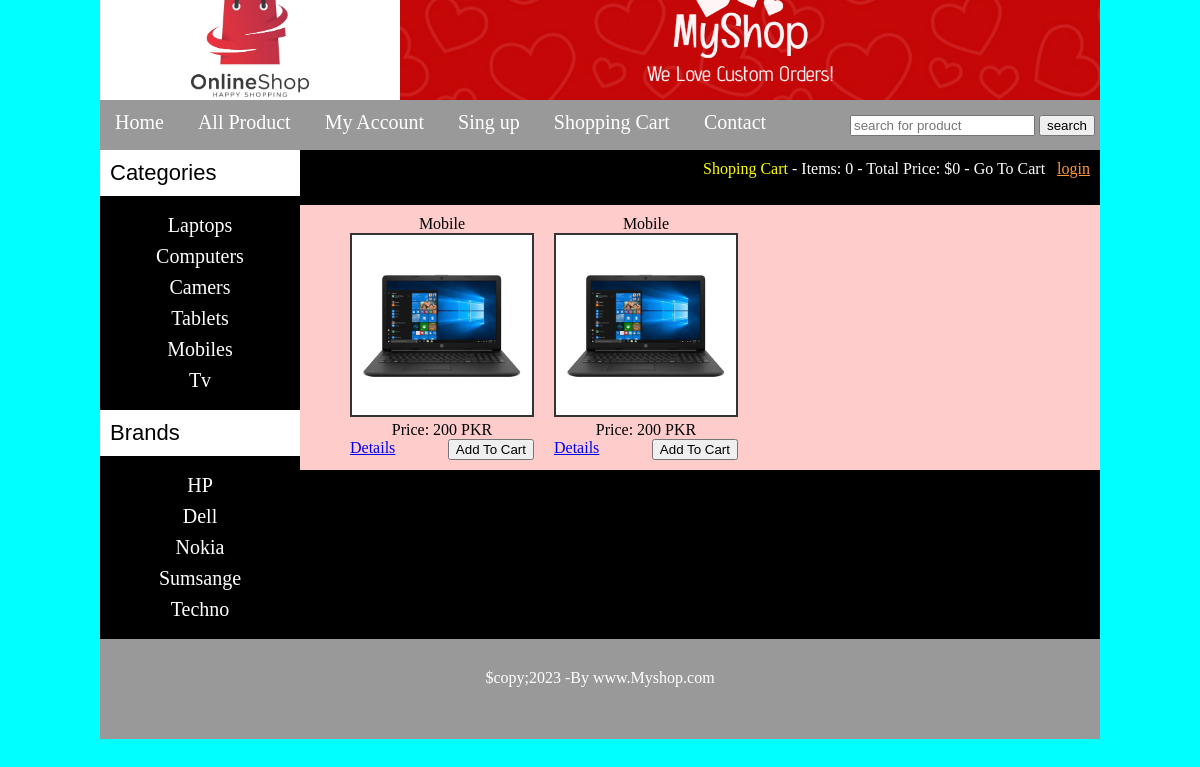
The page /index.php?cat=1 on the database its author committed.
### tables this page shows
CREATE TABLE `categories` (
  `cat_id` int(10) NOT NULL,
  `cat_titel` text NOT NULL
);

CREATE TABLE `brands` (
  `brand_id` int(10) NOT NULL,
  `brand_titel` text NOT NULL
);

CREATE TABLE `products` (
  `product_id` int(10) NOT NULL,
  `cat_id` int(10) NOT NULL,
  `brand_id` int(10) NOT NULL,
  `date` timestamp NOT NULL DEFAULT CURRENT_TIMESTAMP ON UPDATE CURRENT_TIMESTAMP,
  `product_titel` text NOT NULL,
  `product_image1` text NOT NULL,
  `product_image2` text NOT NULL,
  `product_image3` text NOT NULL,
  `product_price` int(10) NOT NULL,
  `product_des` text NOT NULL,
  `product_keywords` text NOT NULL,
  `status` text NOT NULL
);

### functions/function.php (the view, shortened to what this page needs)
<?php
$db=mysqli_connect("localhost","root","","myshop");
function get_client_ip() {
    $ipaddress = '';
    if (getenv('HTTP_CLIENT_IP'))
        $ipaddress = getenv('HTTP_CLIENT_IP');
    else if(getenv('HTTP_X_FORWARDED_FOR'))
        $ipaddress = getenv('HTTP_X_FORWARDED_FOR');
    else if(getenv('HTTP_X_FORWARDED'))
        $ipaddress = getenv('HTTP_X_FORWARDED');
    else if(getenv('HTTP_FORWARDED_FOR'))
        $ipaddress = getenv('HTTP_FORWARDED_FOR');
    else if(getenv('HTTP_FORWARDED'))
       $ipaddress = getenv('HTTP_FORWARDED');
    else if(getenv('REMOTE_ADDR'))
        $ipaddress = getenv('REMOTE_ADDR');
    else
        $ipaddress = 'UNKNOWN';
    return $ipaddress;
}
function items()
{
    if(isset($_GET['add_cart']))
    {
        global $db;
        $ip_addres=get_client_ip();
        $get_items= "select * from cart where ip_addres='$ip_addres'";
        $run_items=mysqli_query($db,$get_items);
        $count_items=mysqli_num_rows($run_items);
    }
    else
{
    $ip_addres=get_client_ip();
    global $db;
    $get_items= "select * from cart where ip_addres='$ip_addres'";
        $run_items=mysqli_query($db,$get_items);
        $count_items=mysqli_num_rows($run_items);
}
echo $count_items;
}
function total_price()
{
    $total=0;
    echo "$" .$total;
}
function getcata()
{
    global $db;
$get_cata="SELECT * FROM `categories`";
$run_cata=mysqli_query($db,$get_cata);
while($row_cata=mysqli_fetch_array($run_cata)){
    $cat_id=$row_cata['cat_id'];
    $cata_titel=$row_cata['cat_titel'];
     echo"<li><a href='index.php?cat=$cat_id'>$cata_titel</a></li>";
}
}
function getcatpro()
{
    global $db;
    if(isset($_GET['cat']))
{
    $cat_id=$_GET['cat'];
    $get_cat_pro="select * from products where cat_id='$cat_id'";
    $run_get_pro=mysqli_query($db,$get_cat_pro);
    while($row_get_pro=mysqli_fetch_array($run_get_pro))
    {
        $pro_id=$row_get_pro['product_id'];
        $pro_titel=$row_get_pro['product_titel'];
        $pro_price=$row_get_pro['product_price'];
        $pro_image=$row_get_pro['product_image1'];
        echo "
        <div id='singel_product'>
        <h3>$pro_titel</h3>
        <img src='admin_area/product_images/$pro_image' width='180' height='180'><br>
        <p><b>Price: $pro_price PKR</b></p>
        <a href='details.php?pro_id=$pro_id' style='float:left;'>Details</a>
        <a href='index.php?add_cart=$pro_id'><button style='float:right';>Add To Cart</button></a>
        </div>";
    }
    }
    }
function getbrand()
{
    global $db;
    $get_brand="SELECT * FROM `brands`";
$run_brand=mysqli_query($db,$get_brand);
while($row_brand=mysqli_fetch_array($run_brand)){
$brand_id=$row_brand['brand_id'];
    $brand_titel=$row_brand['brand_titel'];
     echo "<li><a href='index.php?brand=$brand_id'>$brand_titel</a></li>";
}
}
?>

### styles/style.css (style rules this page uses)
html, body, div, span, applet, object, iframe, h1, h2, h3, h4, h5, h6, p, blockquote, pre, a, abbr, acronym, address, big, cite, code, del, dfn, em, img, ins, kbd, q, s, samp, small, strike, strong, sub, sup, tt, var, b, u, i, center, dl, dt, dd, ol, ul, li, fieldset, form, label, legend, table, caption, tbody, tfoot, thead, tr, th, td, article, aside, canvas, details, embed, figure, figcaption, footer, header, hgroup, menu, nav, output, ruby, section, summary, time, mark, audio, video { margin: 0; padding: 0; border: 0; font-size: 100%; font: inherit; vertical-align: baseline; }
body { background-color: cyan; }
#cata li { list-style: none; margin: 8px; }
#cata a { color: #fff; text-decoration: none; font-size: 20px; margin: 5px; }
#singel_product { float: left; padding: 10px; }
#singel_product img { border: 2px solid #333; }

### rows shown on the page
categories: cat_titel "Laptops"
categories: cat_titel "Computers"
categories: cat_titel "Camers"
categories: cat_titel "Tablets"
categories: cat_titel "Mobiles"
categories: cat_titel "Tv"
brands: brand_titel "HP"
brands: brand_titel "Dell"
brands: brand_titel "Nokia"
brands: brand_titel "Sumsange"
brands: brand_titel "Techno"
products: product_titel "Mobile", product_image1 (picture), product_price "200"
products: product_titel "Mobile", product_image1 (picture), product_price "200"

### other values the page prints
$count_items "0"
$total "0"
